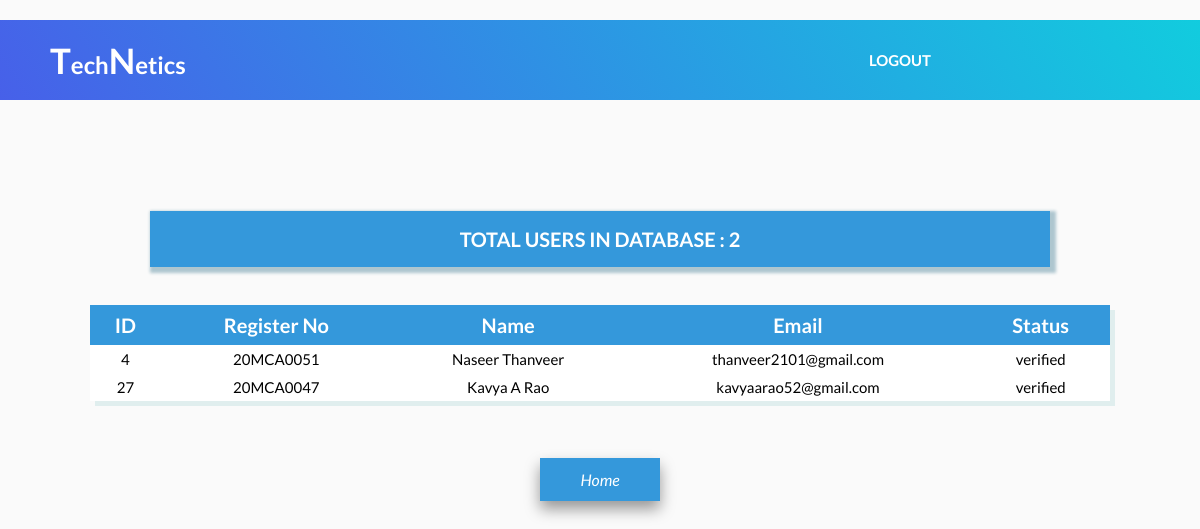
/admin/users.php, run on the app's committed database.
### tables this page shows
CREATE TABLE `users` (
  `id` int(10) NOT NULL,
  `register_no` varchar(9) NOT NULL,
  `name` varchar(30) NOT NULL,
  `email` varchar(50) NOT NULL,
  `password` varchar(15) NOT NULL,
  `code` mediumint(50) DEFAULT NULL,
  `status` text DEFAULT NULL
);

### admin/users.php (the view, shortened to what this page needs)
<!DOCTYPE html>
<html>
<head>
<link rel="stylesheet" href="../css/style.css">
</head>
<body>
        <header class="site-header">
            <div style="background-color: #fafafa; width: 100%; height: 20px"></div>
            <nav>
                <div class="logo">
                    <h1>
                        <span style="font-size: 35px">T</span>ech<span
                            style="font-size: 35px">N</span>etics
                    </h1>
                </div>
                <div class="menu" >
          <ul>
            <a href="index.php">
              <li>Logout</li>
            </a>
          </ul>
        </div>
            </nav>
        </header>
<center><h1 style="font-size: 30px; font-weight: bolder; text-decoration: underline;">SHOW USERS</h1><hr>
<?php
include("../includes/config.php");
$sql="SELECT * FROM users order by id ASC";
$result = mysqli_query($con,$sql);
echo "<br><br><br><br><br><br><br><p >TOTAL USERS IN DATABASE : <b>".mysqli_num_rows($result)."</b></p><br><br>";
echo "<table>
<tr>
<th>ID</th>
<th>Register No</th>
<th> Name</th>
<th>Email</th>
<th>Status</th>
</tr>";
while($row = mysqli_fetch_array($result)) {
    echo "<tr>";
	echo "<td>" . $row['id'] . "</td>";
    echo "<td> " . $row['register_no'] . "</td>";
    echo "<td>" . $row['name'] . "</td>";
    echo "<td>" . $row['email'] . "</td>";
	echo "<td>" . $row['status'] . "</td>";
    echo "</tr>";
}
echo "</table>";
?>
<br><br><br>
<center><button type="button" class="home" name="Home"><a href="mainpage.php"><i class="fa fa-home icon" style="color: white;"> Home</i></a></button></center>
</body>
</html>

### css/style.css (style rules this page uses)
:root { --domains-min-width: 18em; --project-min-width: 20rem; --dom-mob-width: 21rem; --sponsors-min-width: 20rem; }
* { margin: 0px; padding: 0px; box-sizing: border-box; font-family: "lato"; }
body { margin: 0px; padding: 0px; background-color: #fafafa; color: black; font-family: "lato"; }
header { position: fixed; }
.site-header { width: 100%; background: linear-gradient(57deg, #4760e9, #11cdde); }
nav { width: 100%; height: 80px; display: flex; color: white; }
.logo { width: 50%; height: 80px; }
.logo h1 { line-height: 80px; padding-left: 50px; }
.menu { width: 50%; height: 80px; }
.menu ul { width: 100%; height: 80px; display: flex; flex-direction: row; justify-content: space-around; align-items: center; }
.menu a { text-decoration: none; color: white; font-weight: bolder; }
.menu ul li { list-style: none; font-size: 15px; font-weight: bold; text-transform: uppercase; }
a { text-decoration: none; color: white; }
hr { height: 2px; border-color: blue; background-color: blue; text-align: center; margin-top: 20px; margin-bottom: 20px; margin-left: auto; margin-right: auto; width: 150px; }
html { scroll-behavior: smooth; }

### admin/users.php (style rules this page uses)
table { text-align: center; font-family: 'Lato', sans-serif; width: 85%; border-collapse: collapse; padding: 3px; box-shadow: 5px 5px #E0EEEE; color:#3498DB; }
th { font-size: 20px; font-weight: bold; background-color: #3498DB; color: white; text-align: center; padding: 8px; }
tr,td { font-family: 'Lato', sans-serif; background-color: white; color: black; padding: 5px; }
td { font-size: 15px; }
p { background: #3498DB ; color: white; font-size: 20px; font-weight: bold; text-align: center; width: 75%; padding: 16px 45px; box-shadow: 3px 3px 3px 3px #AEC6CF; }
.home { background-color: #3498DB; border: none; color: white; padding: 12px 16px; font-size: 16px; cursor: pointer; width:10%; box-shadow: 0px 8px 15px rgba(0, 0, 0, 0.4); }
.icon { color: white; }

### data on the page
users: id "4", register_no "20MCA0051", name "Naseer Thanveer", email "thanveer2101@gmail.com", status "verified"
users: id "27", register_no "20MCA0047", name "Kavya A Rao", email "kavyaarao52@gmail.com", status "verified"

### other printed values
mysqli_num_rows($result) "2"
